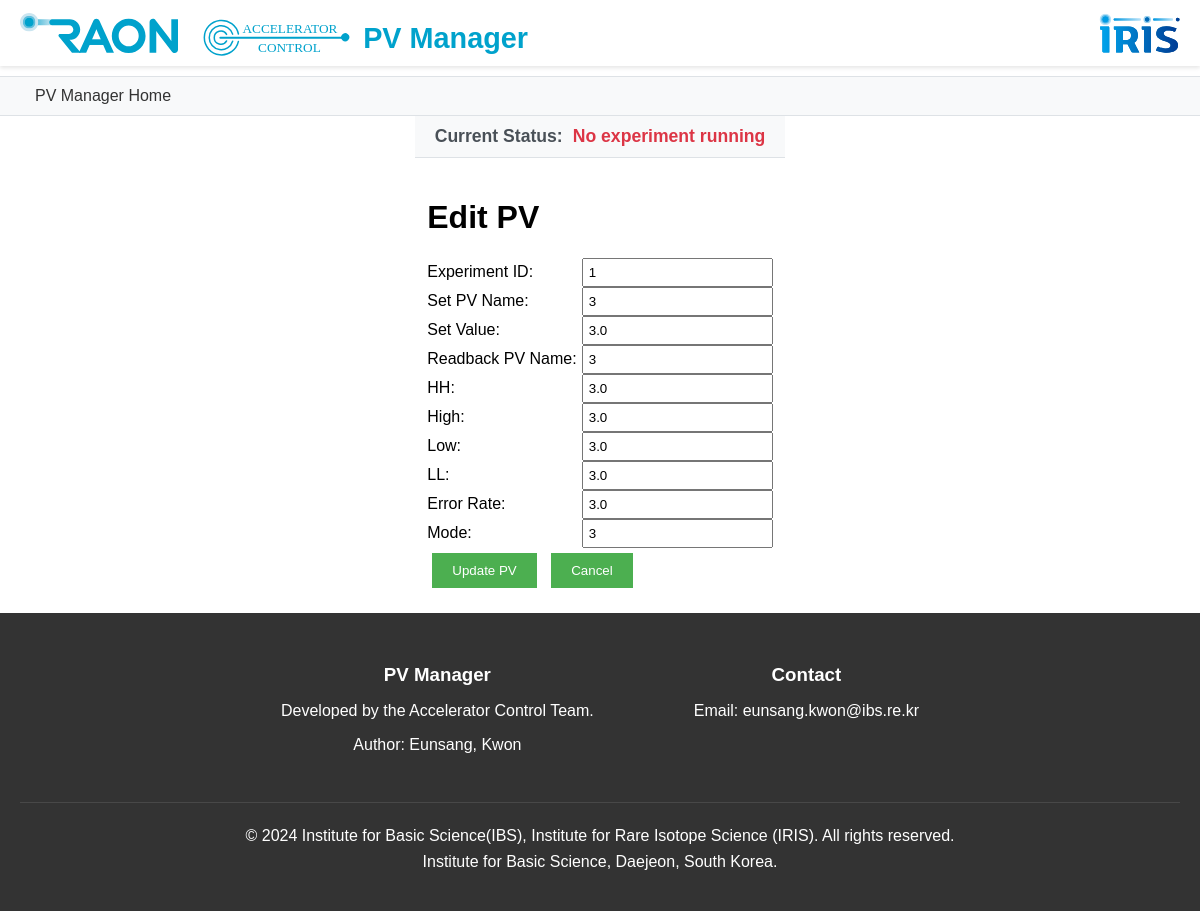
The page /app2/edit-pv/1 on the database its author committed.
### app/models/__init__.py (models this page shows, shortened)
class PVDataset(db.Model):
    id = db.Column(db.Integer, primary_key=True)
    experiment_id = db.Column(db.Integer, db.ForeignKey('experiment.id'), nullable=False)
    set_pv_name = db.Column(db.String(100), nullable=False)
    set_value = db.Column(db.Float, nullable=False)
    readback_pv_name = db.Column(db.String(100), nullable=False)
    state = db.Column(db.String(50), nullable=False)
    last_updated = db.Column(db.DateTime, nullable=True)
    HH = db.Column(db.Float)
    High = db.Column(db.Float)
    Low = db.Column(db.Float)
    LL = db.Column(db.Float)
    error_rate = db.Column(db.Float)
    mode = db.Column(db.Integer)

### app/routes/api.py (the view, shortened to what this page needs)
@bp.route("/edit-pv/<int:id>", methods=['GET', 'POST'])
def edit_pv(id):
    pv = PVDataset.query.get_or_404(id)
    return render_template('edit_pv.html', pv=pv)

### app/templates/edit_pv.html (shortened to what this page needs)
{% extends "base.html" %}
{% block content %}
    <h1>Edit PV</h1>
    <form method="POST">
        <div class="form-group">
            <label>Experiment ID:</label>
            <input type="number" name="experiment_id" value="{{ pv.experiment_id }}" required>
        </div>
        <div class="form-group">
            <label>Set PV Name:</label>
            <input type="text" name="set_pv_name" value="{{ pv.set_pv_name }}" required>
        </div>
        <div class="form-group">
            <label>Set Value:</label>
            <input type="number" step="any" name="set_value" value="{{ pv.set_value }}">
        </div>
        <div class="form-group">
            <label>Readback PV Name:</label>
            <input type="text" name="readback_pv_name" value="{{ pv.readback_pv_name }}">
        </div>
        <div class="form-group">
            <label>HH:</label>
            <input type="number" step="any" name="HH" value="{{ pv.HH }}">
        </div>
        <div class="form-group">
            <label>High:</label>
            <input type="number" step="any" name="High" value="{{ pv.High }}">
        </div>
        <div class="form-group">
            <label>Low:</label>
            <input type="number" step="any" name="Low" value="{{ pv.Low }}">
        </div>
        <div class="form-group">
            <label>LL:</label>
            <input type="number" step="any" name="LL" value="{{ pv.LL }}">
        </div>
        <div class="form-group">
            <label>Error Rate:</label>
            <input type="number" step="any" name="error_rate" value="{{ pv.error_rate }}">
        </div>
        <div class="form-group">
            <label>Mode:</label>
            <input type="number" name="mode" value="{{ pv.mode }}">
        </div>
        <button type="submit" class="button">Update PV</button>
        <button type="button" class="button" onclick="location.href='{{ url_for('api.pv_list') }}'">Cancel</button>
    </form>
{% endblock content %}

### app/static/css/style.css (style rules this page uses)
body { margin: 0; padding: 0; font-family: Arial, sans-serif; min-height: 100vh; display: flex; flex-direction: column; }
label { display: inline-block; width: 150px; }
input { padding: 5px; }
.button { background-color: #4CAF50; color: white; padding: 10px 20px; border: none; cursor: pointer; margin: 5px; }
.button { background-color: #4CAF50; color: white; padding: 10px 20px; border: none; cursor: pointer; }

### rows shown on the page
PVDataset: experiment_id "1", set_pv_name "3", set_value "3.0", readback_pv_name "3", HH "3.0", High "3.0", Low "3.0", LL "3.0", error_rate "3.0", mode "3"
